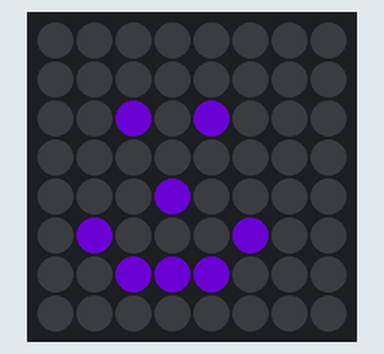
Recording of a program running on a simulated Raspberry Pi (BCM pin numbers) with a Sense HAT. Shown: the Sense HAT's 8×8 RGB LED matrix. Dim RGB values are drawn brighter than linear; random numbers come from a fixed seed.

Above: at 0.1 s.
At 6.1 s:
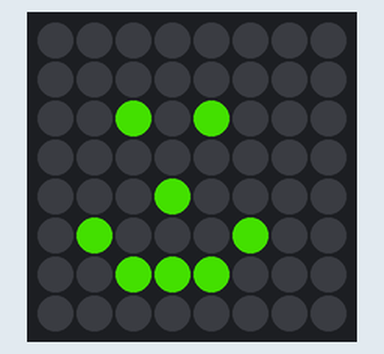
At 20.1 s:
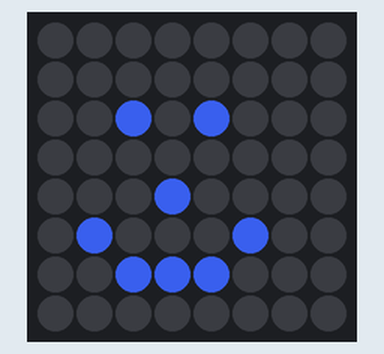
At 23.1 s:
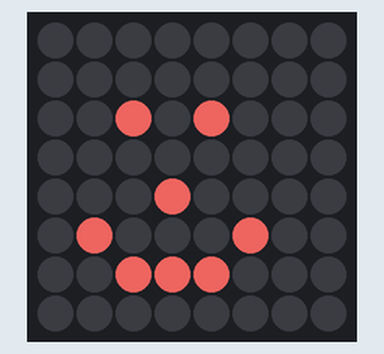
At 29.1 s:
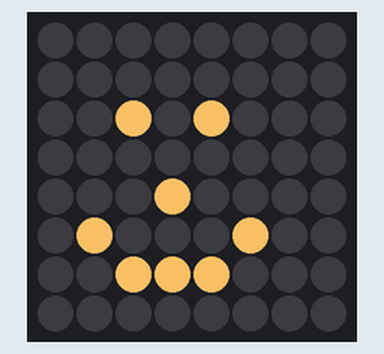
At 38.1 s:
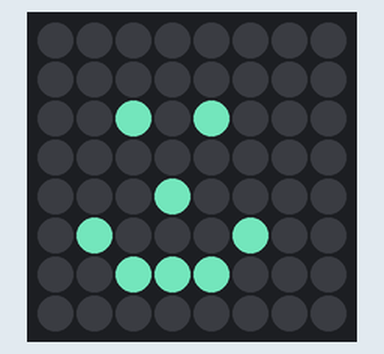

Measured:
- what the display in image 1 shows lasts 1.0 s, from 6.0 s to 7.0 s

The program:

astropi_set_pixel.py
```python
from sense_hat import SenseHat
import random
import time

sense = SenseHat()

while True:
    random_color = (random.randrange(0, 256), random.randrange(0, 256), random.randrange(0, 256))
    sense.set_pixel(2, 2, random_color)
    sense.set_pixel(4, 2, random_color)
    sense.set_pixel(3, 4, random_color)
    sense.set_pixel(1, 5, random_color)
    sense.set_pixel(2, 6, random_color)
    sense.set_pixel(3, 6, random_color)
    sense.set_pixel(4, 6, random_color)
    sense.set_pixel(5, 5, random_color)
    time.sleep(1)
```
